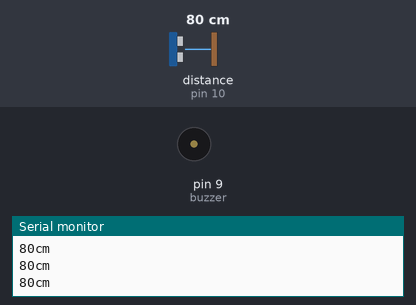
The sketch below on a simulated Arduino Uno, built with avr-gcc and run on an emulated ATmega328P. Parts: buzzer (waves = sounding, pin HIGH), the last lines printed to the serial monitor. Wiring (inferred from the names in the program): ultrasonic range finder: trigger pin 11; echo pin 10. The inputs (shaded band) are chosen by the test bench; at power-on: distance to the obstacle (sensor on pin 10) 80 cm. The echo pulse lasts 58.3 µs per cm; pins used as bus, display or sensor lines are not drawn.

Above: at 1.3 s.
1.4 s: distance to the obstacle (sensor on pin 10) set to 74 cm
2.9 s: distance to the obstacle (sensor on pin 10) set to 67 cm
At 4.2 s:
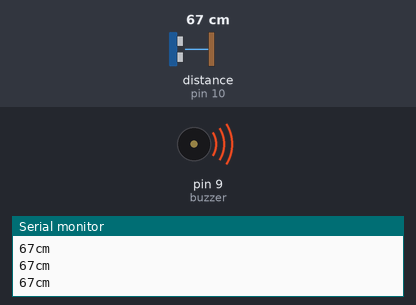
4.5 s: distance to the obstacle (sensor on pin 10) set to 120 cm
At 4.9 s:
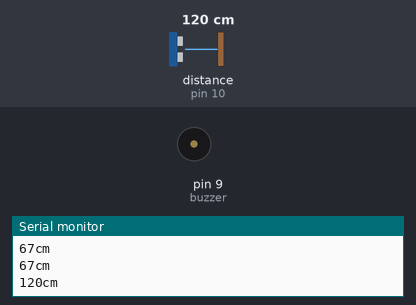
6.0 s: distance to the obstacle (sensor on pin 10) set to 2 cm
At 6.6 s:
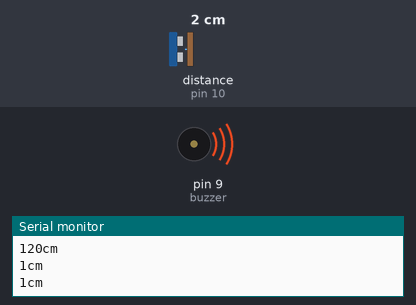
Timing chart, 0 to 8.5 s (numbered marks = the images above; inputs shaded):
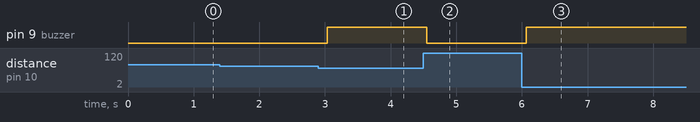

The sketch:

C_digo_do_projeto_2_.ino
```cpp
int buzzer = 9;
int treshold = 70;
// pinos ligados ao sensor
 const int trigger = 11;  // emite o sinal
 const int echo = 10; // recebe o sinal

void setup() {
  pinMode(buzzer, OUTPUT);
  pinMode(trigger, OUTPUT);
  pinMode(echo, INPUT);
  Serial.begin(9600);
}

void loop() {
  // variáveis para calcular a distância
  long duration, cm;
  //controlar os sinais emitidos pelo sensor
  digitalWrite(trigger, LOW);
  delayMicroseconds(2);
  digitalWrite(trigger, HIGH);
  delayMicroseconds(10);
  digitalWrite(trigger, LOW);
  // calcula a duração do impulso
  duration = pulseIn(echo, HIGH);
  // converte o tempo em distância
  cm = microsecondsToCentimeters(duration);
  if(cm<treshold){
    digitalWrite(buzzer, HIGH);
  }
  else{
    digitalWrite(buzzer, LOW);
  }
//demonstra a distância no serial monitor
  Serial.print(cm);
  Serial.print("cm");
  Serial.println();
  delay(500);
}

long microsecondsToCentimeters(long microseconds) {
  return microseconds / 29 / 2;
}
```

Measured:
- the behaviour switches between 70 and 69 cm on distance to the obstacle (sensor on pin 10) (found by bisection; images 0 and 1)
- after the input at 2.9 s, pin 9 (buzzer): LOW → HIGH after 0.14 s
- after the input at 4.5 s, pin 9 (buzzer): HIGH → LOW after 0.05 s
- after the input at 6.0 s, pin 9 (buzzer): LOW → HIGH after 0.07 s
